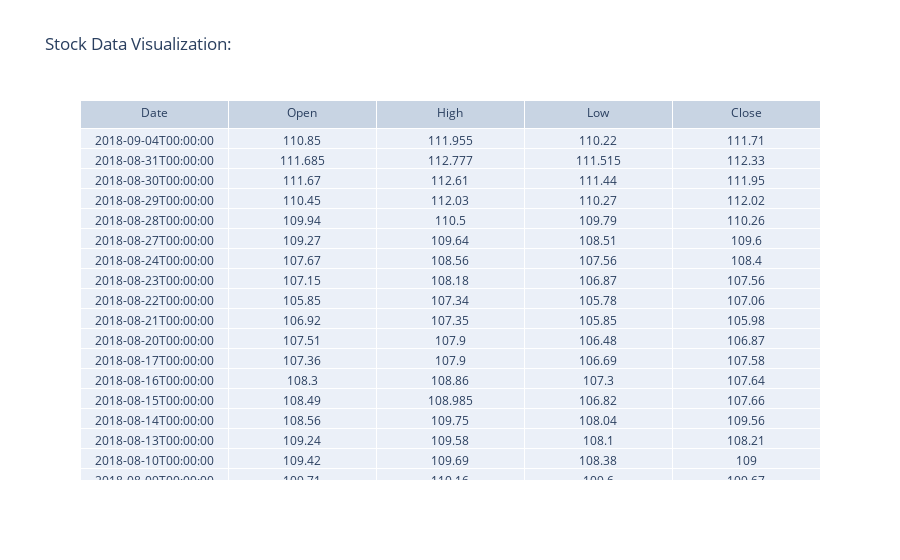

The notebook cell this image was saved under:
### Code cell
import plotly.graph_objects as go

# Define table labels excluding 'Last'
labels = ['Date', 'Open', 'High', 'Low', 'Close']

# Create a Plotly table figure without 'Last'
fig = go.Figure(data=[go.Table(
    header=dict(values=labels),
    cells=dict(values=[tbl.Date, tbl.Open, tbl.High, tbl.Low, tbl.Close])
)])
fig.update_layout(
    title='Stock Data Visualization:'
)
fig.show()

### Figure 1 — Plotly figure (JSON) as saved in the notebook; plotly's stock layout.template omitted (floating-point values rounded to 4 significant figures; data arrays with more than 128 entries replaced by an {"elided": "..."} marker saying what was removed)
{"data": [{"cells": {"values": {"elided": "5x2518 mixed values"}}, "header": {"values": ["Date", "Open", "High", "Low", "Close"]}, "type": "table"}], "layout": {"title": {"text": "Stock Data Visualization:"}}}
